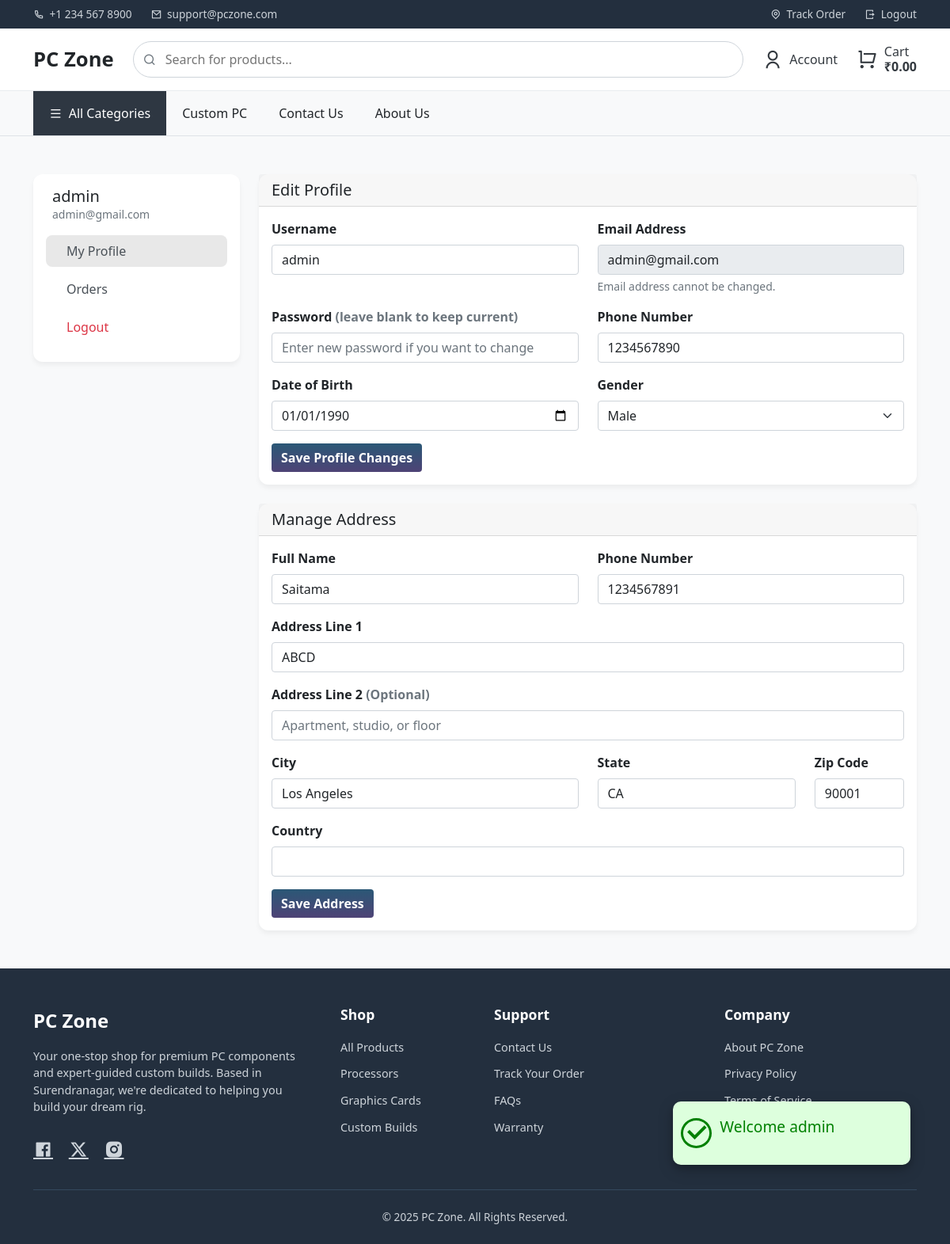
The app's page /account.php (signed in) with its own data.
### tables this page shows
CREATE TABLE IF NOT EXISTS `users` (
  `user_id` int NOT NULL AUTO_INCREMENT,
  `username` varchar(150) DEFAULT NULL,
  `email` varchar(100) NOT NULL,
  `password` varchar(255) NOT NULL,
  `date_of_birth` date DEFAULT NULL,
  `gender` enum('Male','Female','Other') DEFAULT NULL,
  `phone` varchar(20) DEFAULT NULL,
  `email_verified` tinyint(1) DEFAULT '0',
  `role` enum('admin','user') NOT NULL DEFAULT 'user',
  `status` enum('active','inactive') DEFAULT 'active',
  `last_login` datetime DEFAULT NULL,
  `created_at` timestamp NULL DEFAULT CURRENT_TIMESTAMP,
  `updated_at` timestamp NULL DEFAULT CURRENT_TIMESTAMP ON UPDATE CURRENT_TIMESTAMP,
  PRIMARY KEY (`user_id`),
  UNIQUE KEY `email` (`email`)
);

CREATE TABLE IF NOT EXISTS `user_address` (
  `address_id` int NOT NULL AUTO_INCREMENT,
  `user_id` int DEFAULT NULL,
  `full_name` varchar(150) DEFAULT NULL,
  `phone` varchar(20) DEFAULT NULL,
  `address_line1` text,
  `address_line2` text,
  `city` varchar(100) DEFAULT NULL,
  `state` varchar(100) DEFAULT NULL,
  `zip` varchar(20) DEFAULT NULL,
  `country` varchar(100) DEFAULT NULL,
  `is_default` tinyint(1) DEFAULT '0',
  PRIMARY KEY (`address_id`),
  KEY `user_id` (`user_id`)
);

### includes/functions.php (called while the page is built, shortened)
<?php
function e($v)
{
  return htmlspecialchars($v ?? '');
}

### account.php (the view, shortened to what this page needs)
<?php
require('./includes/functions.php');
$user_id = $_SESSION['user_id'];
$stmt = $conn->prepare("SELECT username, email, phone, date_of_birth, gender FROM users WHERE user_id = ?");
$stmt->bind_param("i", $user_id);
$stmt->execute();
$result = $stmt->get_result();
$user = $result->fetch_assoc();
$stmt = $conn->prepare("SELECT * FROM user_address WHERE user_id = ? ORDER BY is_default DESC LIMIT 1");
$stmt->bind_param("i", $user_id);
$stmt->execute();
$result = $stmt->get_result();
$address = $result->fetch_assoc();
?>
<!DOCTYPE html>
<html lang="en">
<head>
  <?php include('./includes/header-link.php') ?>
  <link rel="stylesheet" href="assets/css/account.css">
</head>
<body>
  <?php include('./includes/alert.php'); ?>
  <?php include('./includes/navbar.php'); ?>
  <div class="container py-5">
    <div class="row">
      <div class="col-lg-3">
        <div class="card p-3">
          <div class="d-flex align-items-center mb-3">
            <div class="ps-2">
              <h5 class="mb-0"><?php echo e($user['username']); ?></h5>
              <p class="text-muted mb-0 small"><?php echo e($user['email']); ?></p>
            </div>
          </div>
          <nav class="nav flex-column nav-pills account-nav">
            <a class="nav-link active" data-tab-target="#profile-pane"><i class="fas fa-user-circle"></i> My Profile</a>
            <a class="nav-link" data-tab-target="#orders-pane"><i class="fas fa-box"></i> Orders</a>
            <a class="nav-link text-danger" href="logout.php"><i class="fas fa-sign-out-alt"></i> Logout</a>
          </nav>
        </div>
      </div>
      <div class="col-lg-9 mt-4 mt-lg-0">
        <div class="tab-content">
          <div class="tab-pane active" id="profile-pane">
            <div class="card mb-4">
              <div class="card-header">
                <h5 class="mb-0">Edit Profile</h5>
              </div>
              <div class="card-body">
                <form method="POST" action="verify.php">
                  <div class="row">
                    <div class="col-md-6 mb-3"><label for="username" class="form-label">Username</label><input type="text" class="form-control" id="username" name="username" value="<?php echo e($user['username'] ?? ''); ?>" required></div>
                    <div class="col-md-6 mb-3"><label for="email" class="form-label">Email Address</label><input type="email" class="form-control" id="email" value="<?php echo e($user['email'] ?? ''); ?>" disabled readonly>
                      <div class="form-text">Email address cannot be changed.</div>
                    </div>
                    <div class="col-md-6 mb-3"><label for="password" class="form-label">Password <span class="text-muted">(leave blank to keep current)</span></label><input type="password" class="form-control" id="password" name="password" placeholder="Enter new password if you want to change"></div>
                    <div class="col-md-6 mb-3"><label for="phone" class="form-label">Phone Number</label><input type="tel" class="form-control" id="phone" name="phone" value="<?php echo e($user['phone'] ?? ''); ?>"></div>
                    <div class="col-md-6 mb-3"><label for="dob" class="form-label">Date of Birth</label><input type="date" class="form-control" id="dob" name="dob" value="<?php echo e($user['date_of_birth'] ?? ''); ?>"></div>
                    <div class="col-md-6 mb-3"><label class="form-label">Gender</label><select class="form-select" name="gender">
                        <option value="Male" <?php echo ($user['gender'] ?? '') === 'Male' ? 'selected' : ''; ?>>Male</option>
                      </select></div>
                  </div><button type="submit" name="update_profile" class="btn btn-gradient">Save Profile Changes</button>
                </form>
              </div>
            </div>
            <div class="card">
              <div class="card-header">
                <h5 class="mb-0">Manage Address</h5>
              </div>
              <div class="card-body">
                <form method="POST" action="verify.php">
                  <div class="row">
                    <div class="col-md-6 mb-3"><label for="full_name" class="form-label">Full Name</label><input type="text" class="form-control" id="full_name" name="full_name" value="<?php echo e($address['full_name'] ?? ''); ?>" required></div>
                    <div class="col-md-6 mb-3"><label for="address_phone" class="form-label">Phone Number</label><input type="tel" class="form-control" id="address_phone" name="address_phone" value="<?php echo e($address['phone'] ?? ''); ?>" required></div>
                    <div class="col-12 mb-3"><label for="address1" class="form-label">Address Line 1</label><input type="text" class="form-control" id="address1" name="address1" placeholder="1234 Main St" value="<?php echo e($address['address_line1'] ?? ''); ?>" required></div>
                    <div class="col-12 mb-3"><label for="address2" class="form-label">Address Line 2 <span class="text-muted">(Optional)</span></label><input type="text" class="form-control" id="address2" name="address2" placeholder="Apartment, studio, or floor" value="<?php echo e($address['address_line2'] ?? ''); ?>"></div>
                    <div class="col-md-6 mb-3"><label for="city" class="form-label">City</label><input type="text" class="form-control" id="city" name="city" value="<?php echo e($address['city'] ?? ''); ?>" required></div>
                    <div class="col-md-4 mb-3"><label for="state" class="form-label">State</label><input type="text" class="form-control" id="state" name="state" value="<?php echo e($address['state'] ?? ''); ?>" required></div>
                    <div class="col-md-2 mb-3"><label for="zip" class="form-label">Zip Code</label><input type="text" class="form-control" id="zip" name="zip" value="<?php echo e($address['zip'] ?? ''); ?>" required></div>
                    <div class="col-12 mb-3"><label for="country" class="form-label">Country</label><input type="text" class="form-control" id="country" name="country" value="<?php echo e($address['country'] ?? ''); ?>" required></div>
                  </div><button type="submit" name="update_address" class="btn btn-gradient">Save Address</button>
                </form>
              </div>
            </div>
          </div>
        </div>
      </div>
    </div>
  </div>
  <?php include './includes/footer.php'; ?>
</body>
</html>

### assets/css/style.css (style rules this page uses)
.popup > .icon > i { font-size: 2rem; border-radius: 50%; margin: 0 10px; font-weight: 700; }
.popup-success > .icon > i { background-color: #ddffdd; color: green; border: 3px solid green; border-radius: 50%; }
.btn-gradient { background: linear-gradient(to bottom, #2b5876, #4e4376); color: #fff; border: none; font-weight: bold; transition: all 0.2s ease-in-out; }
.form-label { font-weight: 600; }

### assets/css/account.css (style rules this page uses)
body { background-color: #f8f9fa; }
.account-nav .nav-link { color: #495057; border-radius: 0.5rem; margin-bottom: 0.5rem; }
.account-nav .nav-link.active { background-color: #e8e8e8; color: #495057; }
.card { border: none; border-radius: 0.75rem; box-shadow: 0 4px 6px rgba(0, 0, 0, 0.05); }

### account.php (style rules this page uses)
.tab-content .tab-pane { display: none; }
.tab-content .tab-pane.active { display: block; }
.account-nav .nav-link { cursor: pointer; }

### records on screen
users: username "admin", email "admin@gmail.com", phone "1234567890", dob "01/01/1990", gender "Male"
user_address: full_name "Saitama", address_phone "1234567891", address1 "ABCD", city "Los Angeles", state "CA", zip "90001"

### other values on screen
$_SESSION['message']['title'] "Welcome admin"
formatPrice($cartTotal) "₹0.00"
